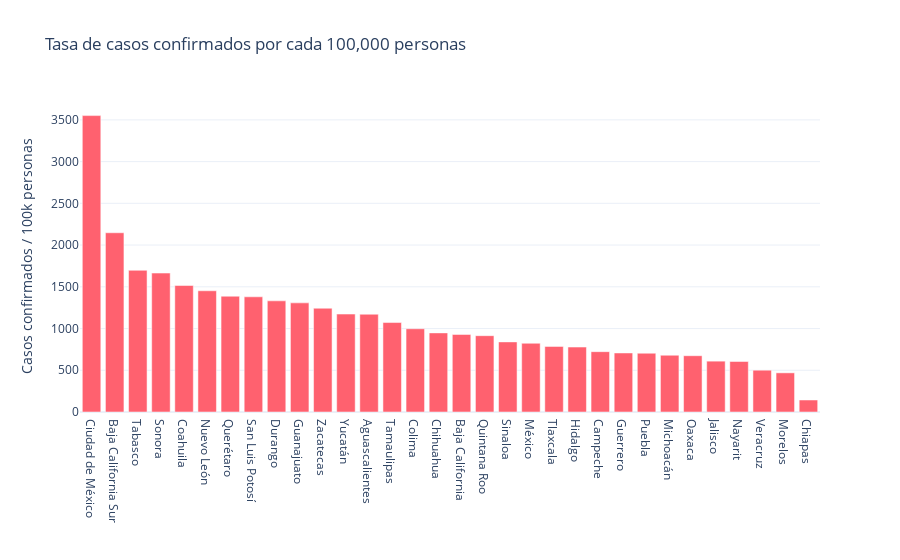

Notebook cell for this chart:
### Code cell
# Bar plot of the rate of confirmed cases per 100k persons 
fig_bar_cases_rate = px.bar(x = datos_por_estado["ENTIDAD"], y = datos_por_estado["TASA DE CASOS POR 100K"],
                            labels = dict(y = "Casos confirmados / 100k personas" , x = "") ,title = "Tasa de casos confirmados por cada 100,000 personas")


fig_bar_cases_rate.update_traces(marker = dict(color = "#ff616f"))
#fig_bar_cases_rate.update_xaxes(tickfont = dict(size = 11))
fig_bar_cases_rate.show()

### Figure 1 — Plotly figure (JSON) as saved in the notebook; plotly's stock layout.template omitted (floating-point values rounded to 4 significant figures)
{"data": [{"alignmentgroup": "True", "hovertemplate": "=%{x}<br>Casos confirmados / 100k personas=%{y}<extra></extra>", "legendgroup": "", "marker": {"color": "#ff616f"}, "name": "", "offsetgroup": "", "orientation": "v", "showlegend": false, "textposition": "auto", "type": "bar", "x": ["Ciudad de México", "Baja California Sur", "Tabasco", "Sonora", "Coahuila", "Nuevo León", "Querétaro", "San Luis Potosí", "Durango", "Guanajuato", "Zacatecas", "Yucatán", "Aguascalientes", "Tamaulipas", "Colima", "Chihuahua", "Baja California", "Quintana Roo", "Sinaloa", "México", "Tlaxcala", "Hidalgo", "Campeche", "Guerrero", "Puebla", "Michoacán", "Oaxaca", "Jalisco", "Nayarit", "Veracruz", "Morelos", "Chiapas"], "xaxis": "x", "y": [3551.0, 2147.0, 1698.0, 1664.0, 1515.0, 1452.0, 1387.0, 1380.0, 1332.0, 1307.0, 1243.0, 1173.0, 1171.0, 1072.0, 997.5, 947.8, 929.2, 914.3, 839.8, 823.3, 785.8, 777.9, 722.9, 707.4, 704.3, 680.2, 674.4, 609.2, 605.2, 500.7, 469.1, 143.6], "yaxis": "y"}], "layout": {"barmode": "relative", "legend": {"tracegroupgap": 0}, "title": {"text": "Tasa de casos confirmados por cada 100,000 personas"}, "xaxis": {"anchor": "y", "domain": [0, 1], "title": {"text": ""}}, "yaxis": {"anchor": "x", "domain": [0, 1], "title": {"text": "Casos confirmados / 100k personas"}}}}
